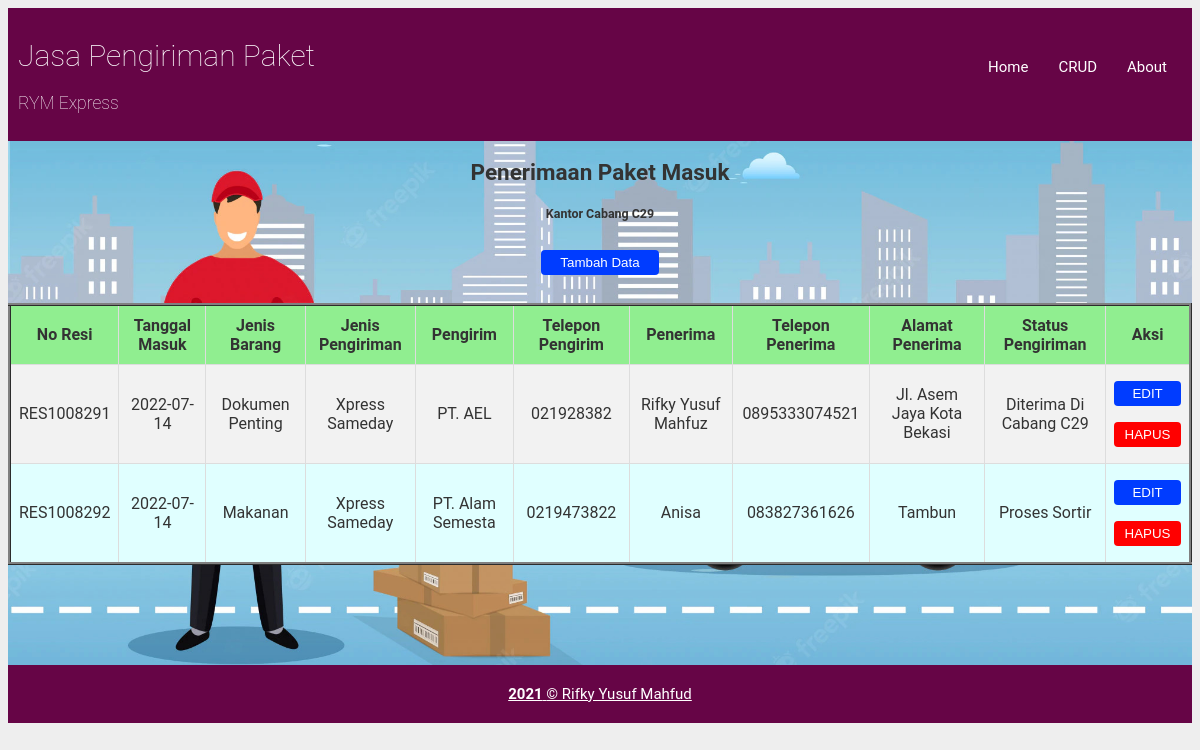
Page /index.php/web/tampil on the committed database.
### tables this page shows
CREATE TABLE `datapaket` (
  `noresi` varchar(10) NOT NULL,
  `tanggalmasuk` date NOT NULL,
  `jenisbarang` varchar(25) NOT NULL,
  `jenispengiriman` varchar(25) NOT NULL,
  `namapengirim` varchar(50) NOT NULL,
  `teleponpengirim` varchar(13) NOT NULL,
  `namapenerima` varchar(50) NOT NULL,
  `teleponpenerima` varchar(13) NOT NULL,
  `alamatpenerima` varchar(100) NOT NULL,
  `statuspengiriman` varchar(25) NOT NULL
);

### application/controllers/Web.php (called while the page is built, shortened)
<?php defined('BASEPATH') or exit('No direct script access allowed');
class Web extends CI_Controller
{
    function __construct()
    {
        $this->load->helper(array('url', 'form'));
    }
    public function tampil()
    {
        $data['judul'] = "Penerimaan Paket Masuk";
        $data['judul2'] = "Kantor Cabang C29";
        $data['datapaket'] = $this->app_model->tampil_data()->result();
        $this->load->view('v_header', $data);
        $this->load->view('v_tampil', $data);
        $this->load->view('v_footer', $data);
    }
}

### index.php (called while the page is built, shortened)
<?php
require_once BASEPATH.'core/CodeIgniter.php';

### application/models/App_model.php (called while the page is built, shortened)
<?php defined('BASEPATH') or exit('No direct script access allowed');
class App_model extends CI_Model
{
    function tampil_data()
    {
        return $this->db->get('datapaket');
    }
}

### application/views/v_tampil.php (the view)
<section>
    <center>
        <h1><?php echo $judul ?></h1>
    </center>
    <center>
        <h5><?php echo $judul2 ?></h5>
    </center>
    <center><?php echo anchor('web/tambah/','<button class="btntambah">Tambah Data</button>'); ?></center>
    <table id="ftable">
        <tr>
            <th>No Resi</th>
            <th>Tanggal Masuk</th>
            <th>Jenis Barang</th>
            <th>Jenis Pengiriman</th>
            <th>Pengirim</th>
            <th>Telepon Pengirim</th>
            <th>Penerima</th>
            <th>Telepon Penerima</th>
            <th>Alamat Penerima</th>
            <th>Status Pengiriman</th>
            <th>Aksi</th>
        </tr>
        <?php
        foreach ($datapaket as $dt) {
        ?>
            <tr>
                <td><?php echo $dt->noresi ?></td>
                <td><?php echo $dt->tanggalmasuk ?></td>
                <td><?php echo $dt->jenisbarang ?></td>
                <td><?php echo $dt->jenispengiriman ?></td>
                <td><?php echo $dt->namapengirim ?></td>
                <td><?php echo $dt->teleponpengirim ?></td>
                <td><?php echo $dt->namapenerima ?></td>
                <td><?php echo $dt->teleponpenerima ?></td>
                <td><?php echo $dt->alamatpenerima ?></td>
                <td><?php echo $dt->statuspengiriman ?></td>
                <td>
                    <?php echo anchor('web/edit/' . $dt->noresi, '<button class="btnedit">EDIT</button>'); ?>
                    <?php echo anchor('web/hapus/' . $dt->noresi, '<button class="btnhapus">HAPUS</button>', array('onclick' => "return confirm('Hapus Data Ini ?')")); ?>
                </td>
            </tr>
        <?php } ?>
    </table>
</section>

### application/views/v_header.php (shortened to what this page needs)
<head>
    <link rel="stylesheet" type="text/css" href="<?php echo base_url() ?>assets/css/style.css">
</head>
<body>
    <div id="wrapper">
        <header>
            <hgroup>
                <h1>Jasa Pengiriman Paket</h1>
                <h3>RYM Express</h3>
            </hgroup>
            <nav>
                <ul>
                    <li><a href="<?php echo base_url() . 'web' ?>">Home</a></li>
                    <li><a href="<?php echo base_url() . 'web/tampil' ?>">CRUD</a></li>
                    <li><a href="#">About</a></li>
                </ul>
            </nav>
        </header>
</body>

### application/views/v_footer.php
<footer>
<a href="http://www.facebook.com/rifkyyusufmahfud"><strong>2021</strong> &copy; Rifky Yusuf Mahfud</a>
</footer>
</body>

### assets/css/style.css (style rules this page uses)
body { background: #eee; color: #333; font-family: Roboto; font-size: 15px; }
header hgroup h1, h3 { font-weight: 50; }
#wrapper { background-image: url('../css/img/background.jpg'); background-size: 100%; background-repeat: no-repeat; width: auto; }
#wrapper header { background: rgb(102, 5, 70); padding: 10px; }
#wrapper header hgroup { float: left; color: #fff; }
#wrapper header nav { float: right; margin-top: 40px; }
#wrapper header nav ul { padding: 0; margin: 0; }
#wrapper header nav ul li { float: left; list-style: none; }
#wrapper header nav ul li a { padding: 15px; color: #fff; text-decoration: none; }
footer { background: rgb(102, 5, 70); padding: 20px; text-align: center; }
footer a { color: #fff; }
section { padding: auto; }
section h1 { text-align: center; }
#ftable { border-style: ridge; width: auto; margin-left: auto; margin-right: auto; margin-top: 20px; margin-bottom: 100px; border-collapse: collapse; background-color: lightcyan; text-align: center; }
#ftable th { background-color: lightgreen; height: 60px; }
#ftable tr:nth-child(even) { background-color: #f2f2f2; }
#ftable td, #ftable th { border: 1px solid #ddd; padding: 8px; }
.btnhapus { width: 100%; background-color: #ff0000; color: white; padding: 5px 5px; margin: 8px 0; border: none; border-radius: 4px; cursor: pointer; }
.btnedit { width: 100%; background-color: #003cff; color: white; padding: 5px 5px; margin: 8px 0; border: none; border-radius: 4px; cursor: pointer; }
.btntambah { width: 10%; background-color: #003cff; color: white; padding: 5px 5px; margin: 8px 0; border: none; border-radius: 4px; cursor: pointer; }

### rows in the picture
datapaket: noresi "RES1008291", tanggalmasuk "2022-07-14", jenisbarang "Dokumen Penting", jenispengiriman "Xpress Sameday", namapengirim "PT. AEL", teleponpengirim "021928382", namapenerima "Rifky Yusuf Mahfuz", teleponpenerima "0895333074521", alamatpenerima "Jl. Asem Jaya Kota Bekasi", statuspengiriman "Diterima Di Cabang C29", noresi "EDIT", noresi "HAPUS"
datapaket: noresi "RES1008292", tanggalmasuk "2022-07-14", jenisbarang "Makanan", jenispengiriman "Xpress Sameday", namapengirim "PT. Alam Semesta", teleponpengirim "0219473822", namapenerima "Anisa", teleponpenerima "083827361626", alamatpenerima "Tambun", statuspengiriman "Proses Sortir", noresi "EDIT", noresi "HAPUS"

### other values in the picture
$judul "Penerimaan Paket Masuk"
$judul2 "Kantor Cabang C29"
anchor('web/tambah/','<button class="btntambah">Tambah Data</button>') "Tambah Data"
